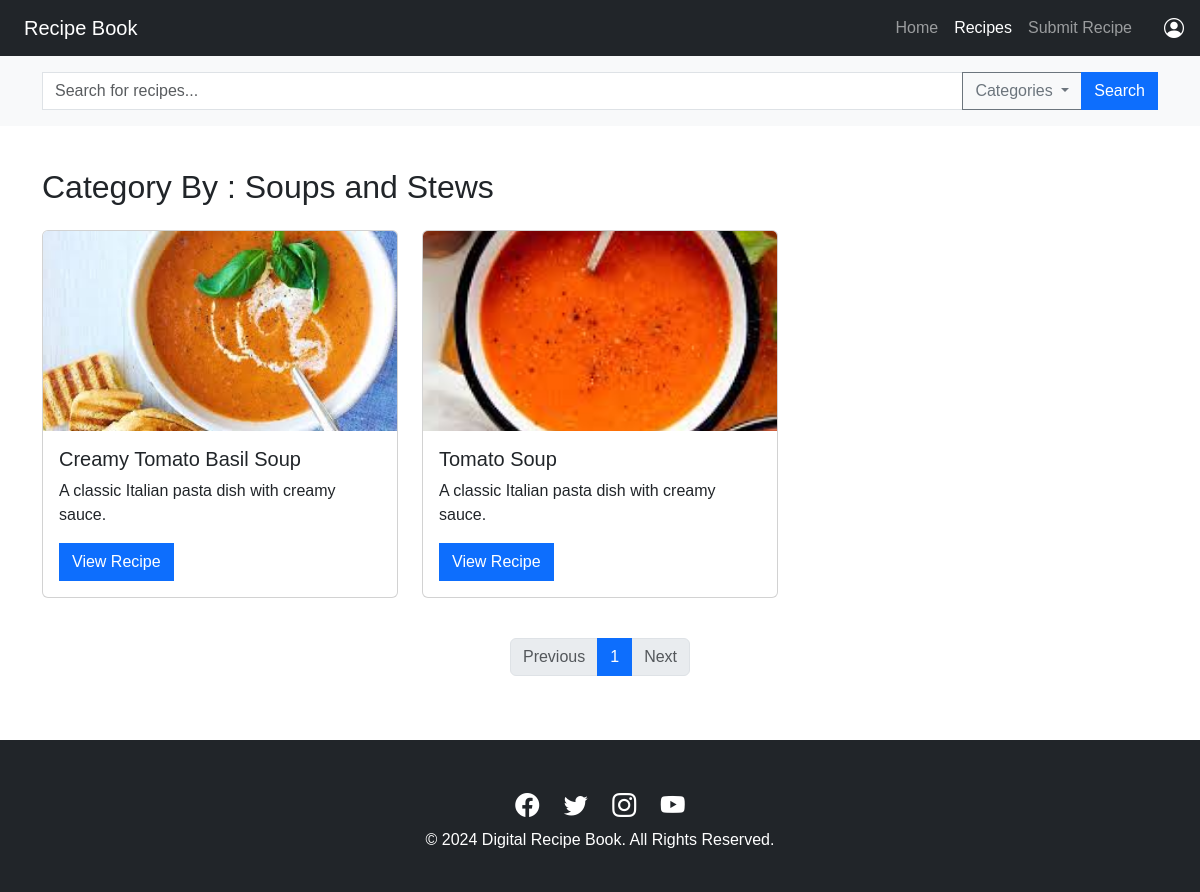
The page /recipies.php?category=Soups and Stews on the database its author committed.
### tables this page shows
CREATE TABLE `recipe` (
  `recipeId` int NOT NULL AUTO_INCREMENT,
  `recipeName` varchar(100) NOT NULL,
  `user_username` varchar(45) NOT NULL,
  `status` varchar(45) NOT NULL,
  PRIMARY KEY (`recipeId`),
  KEY `fk_recipe_user1_idx` (`user_username`),
  CONSTRAINT `fk_recipe_user1` FOREIGN KEY (`user_username`) REFERENCES `user` (`username`)
);

### connection.php (called while the page is built, shortened)
<?php
class Database{
    public static $connection;
    public static function setUpConnection(){
        if (!isset(Database::$connection)) {
            Database::$connection = new mysqli("localhost", "root", "1234", "recipebook", "3306");
        }
    }
    public static function search($q){
        $resultset = Database::$connection->query($q);
        return $resultset;
    }
}
?>

### recipies.php (the view, shortened to what this page needs)
<!DOCTYPE html>
<html lang="en">
<head>
    <link rel="stylesheet" href="https://cdn.jsdelivr.net/npm/bootstrap@5.3.0/dist/css/bootstrap.min.css">
    <link href="https://cdn.jsdelivr.net/npm/bootstrap-icons/font/bootstrap-icons.css" rel="stylesheet">
</head>
<body>
    <div class="col-12 m-0" style="position: fixed; top: 0; left: 0; width: 100%; z-index: 9999;">
        <?php include 'header.php'; ?>
    </div>
    <?php
    if (isset($_GET["page"])) {
        $pageno = $_GET["page"];
    } else {
        $pageno = 1;
    }
    $showText = "Our Recipes";
    $query = "SELECT recipe.recipeId, recipe.recipeName, MAX(recipepic.recipePicture) AS recipePicture FROM recipe INNER JOIN recipepic ON recipepic.recipe_recipeId = recipe.recipeId";
    if (isset($_GET["category"])) {
        $category = $_GET["category"];
        $query .= " INNER JOIN recipe_has_category ON recipe_has_category.recipe_recipeId = recipe.recipeId INNER JOIN category ON category.categoryId = recipe_has_category.category_categoryId WHERE category.categoryName = '$category'";
        $showText = "Category By : " . $category;
    }
    $query .= " GROUP BY recipe.recipeId, recipe.recipeName";
    ?>
    <section id="recipes" class="py-5">
        <div class="container hero">
            <h2 class="mb-4"><?php echo $showText; ?></h2>
            <div class="row">
                <?php
                $recipe_rs = Database::search($query . " ORDER BY recipe.recipeId DESC LIMIT 7 OFFSET " . ($pageno - 1) * 6 . "");
                $recipe_num = $recipe_rs->num_rows;
                if ($recipe_num == 7) {
                    $have_more_pages = 1;
                    $recipe_num = 6;
                } else {
                    $have_more_pages = 0;
                }
                for ($x = 0; $x < $recipe_num; $x++) {
                    $recipe_data = $recipe_rs->fetch_assoc();
                ?>
                    <div class="col-md-4 mb-3">
                        <div class="card recipe-card">
                            <?php
                            if ($recipe_data["recipePicture"] == "") {
                            ?>
                                <img src="resource/recipeImg/image5.jpg" class="card-img-top" alt="Recipe">
                            <?php
                            } else {
                            ?>
                                <img src="<?php echo $recipe_data["recipePicture"] ?>" class="card-img-top" alt="Recipe">
                            <?php
                            }
                            ?>
                            <div class="card-body">
                                <h5 class="card-title"><?php echo $recipe_data["recipeName"] ?></h5>
                                <p class="card-text">A classic Italian pasta dish with creamy sauce.</p>
                                <a href='<?php echo "singleRecipe.php?id=" . $recipe_data["recipeId"]; ?>' class="btn btn-primary">View Recipe</a>
                            </div>
                        </div>
                    </div>
                <?php
                }
                ?>
            </div>
            <nav class="mt-4">
                <ul class="pagination justify-content-center">
                    <?php
                    if ($pageno == 1 && $have_more_pages == 1) {
                    ?>
                        <li class="page-item disabled">
                            <a class="page-link" href="#" tabindex="-1" aria-disabled="true">Previous</a>
                        </li>
                        <li class="page-item active" aria-current="page">
                            <a class="page-link" href="#">1</a>
                        </li>
                        <li class="page-item"><a class="page-link" href="#">2</a></li>
                        <li class="page-item">
                            <?php
                            if (isset($_GET["category"]) && !isset($_GET["search"])) {
                            ?>
                                <a class="page-link" href="recipies.php?page=<?php echo $pageno + 1; ?>&category=<?php echo $category; ?>">Next</a>
                            <?php
                            }
                            if (!isset($_GET["category"]) && isset($_GET["search"])) {
                            ?>
                                <a class="page-link" href="recipies.php?page=<?php echo $pageno + 1; ?>&search=<?php echo $search; ?>">Next</a>
                            <?php
                            }
                            if (isset($_GET["category"]) && isset($_GET["search"])) {
                            ?>
                                <a class="page-link" href="recipies.php?page=<?php echo $pageno + 1; ?>&category=<?php echo $category; ?>&search=<?php echo $search; ?>">Next</a>
                            <?php
                            }
                            if (!isset($_GET["category"]) && !isset($_GET["search"])) {
                            ?>
                                <a class="page-link" href="recipies.php?page=<?php echo $pageno + 1; ?>">Next</a>
                            <?php
                            }
                            ?>
                        </li>
                    <?php
                    } else if ($pageno == 1 && $have_more_pages == 0) {
                    ?>
                        <li class="page-item disabled">
                            <a class="page-link" href="#" tabindex="-1" aria-disabled="true">Previous</a>
                        </li>
                        <li class="page-item active" aria-current="page">
                            <a class="page-link" href="#">1</a>
                        </li>
                        <li class="page-item disabled">
                            <a class="page-link" href="#" tabindex="-1" aria-disabled="true">Next</a>
                        </li>
                    <?php
                    } else if ($pageno != 1 && $have_more_pages == 1) {
                    ?>
                        <li class="page-item">
                            <?php
                            if (isset($_GET["category"]) && !isset($_GET["search"])) {
                            ?>
                                <a class="page-link" href="recipies.php?page=<?php echo $pageno - 1; ?>&category=<?php echo $category; ?>">Previous</a>
                            <?php
                            }
                            if (!isset($_GET["category"]) && isset($_GET["search"])) {
                            ?>
                                <a class="page-link" href="recipies.php?page=<?php echo $pageno - 1; ?>&search=<?php echo $search; ?>">Previous</a>
                            <?php
                            }
                            if (isset($_GET["category"]) && isset($_GET["search"])) {
                            ?>
                                <a class="page-link" href="recipies.php?page=<?php echo $pageno - 1; ?>&category=<?php echo $category; ?>&search=<?php echo $search; ?>">Previous</a>
                            <?php
                            }
                            if (!isset($_GET["category"]) && !isset($_GET["search"])) {
                            ?>
                                <a class="page-link" href="recipies.php?page=<?php echo $pageno - 1; ?>">Previous</a>
                            <?php
                            }
                            ?>
                        </li>
                        <li class="page-item" aria-current="page">
                            <a class="page-link" href="#"><?php echo $pageno - 1 ?></a>
                        </li>
                        <li class="page-item active"><a class="page-link" href="#"><?php echo $pageno ?></a></li>
                        <li class="page-item"><a class="page-link" href="#"><?php echo $pageno + 1 ?></a></li>
                        <li class="page-item">
                            <?php
                            if (isset($_GET["category"]) && !isset($_GET["search"])) {
                            ?>
                                <a class="page-link" href="recipies.php?page=<?php echo $pageno + 1; ?>&category=<?php echo $category; ?>">Next</a>
                            <?php
                            }
                            if (!isset($_GET["category"]) && isset($_GET["search"])) {
                            ?>
                                <a class="page-link" href="recipies.php?page=<?php echo $pageno + 1; ?>&search=<?php echo $search; ?>">Next</a>
                            <?php
                            }
                            if (isset($_GET["category"]) && isset($_GET["search"])) {
                            ?>
                                <a class="page-link" href="recipies.php?page=<?php echo $pageno + 1; ?>&category=<?php echo $category; ?>&search=<?php echo $search; ?>">Next</a>
                            <?php
                            }
                            if (!isset($_GET["category"]) && !isset($_GET["search"])) {
                            ?>
                                <a class="page-link" href="recipies.php?page=<?php echo $pageno + 1; ?>">Next</a>
                            <?php
                            }
                            ?>
                        </li>
                    <?php
                    } else if ($pageno != 1 && $have_more_pages == 0) {
                    ?>
                        <li class="page-item">
                            <?php
                            if (isset($_GET["category"]) && !isset($_GET["search"])) {
                            ?>
                                <a class="page-link" href="recipies.php?page=<?php echo $pageno - 1; ?>&category=<?php echo $category; ?>">Previous</a>
                            <?php
                            }
                            if (!isset($_GET["category"]) && isset($_GET["search"])) {
                            ?>
                                <a class="page-link" href="recipies.php?page=<?php echo $pageno - 1; ?>&search=<?php echo $search; ?>">Previous</a>
                            <?php
                            }
                            if (isset($_GET["category"]) && isset($_GET["search"])) {
                            ?>
                                <a class="page-link" href="recipies.php?page=<?php echo $pageno - 1; ?>&category=<?php echo $category; ?>&search=<?php echo $search; ?>">Previous</a>
                            <?php
                            }
                            if (!isset($_GET["category"]) && !isset($_GET["search"])) {
                            ?>
                                <a class="page-link" href="recipies.php?page=<?php echo $pageno - 1; ?>">Previous</a>
                            <?php
                            }
                            ?>
                        </li>
                        <li class="page-item " aria-current="page">
                            <a class="page-link" href="#"><?php echo $pageno - 1 ?></a>
                        </li>
                        <li class="page-item active"><a class="page-link" href="#"><?php echo $pageno ?></a></li>
                        <li class="page-item disabled">
                            <a class="page-link" href="#" tabindex="-1" aria-disabled="true">Next</a>
                        </li>
                    <?php
                    }
                    ?>
                </ul>
            </nav>
        </div>
    </section>
    <?php include "footer01.php" ?>
</body>
</html>

### footer.css (style rules this page uses)
body { font-family: Arial, sans-serif; }
.form-control, .btn { border-radius: 0; }

### recipies.php (style rules this page uses)
body { font-family: Arial, sans-serif; }
.recipe-card img { height: 200px; object-fit: cover; }
.hero { padding-top: 120px; }

### header.php (style rules this page uses)
body { font-family: Arial, sans-serif; }

### rows shown on the page
recipe: shows a picture, recipeName "Creamy Tomato Basil Soup"
recipe: shows a picture, recipeName "Tomato Soup"

### other values the page prints
$showText "Category By : Soups and Stews"
